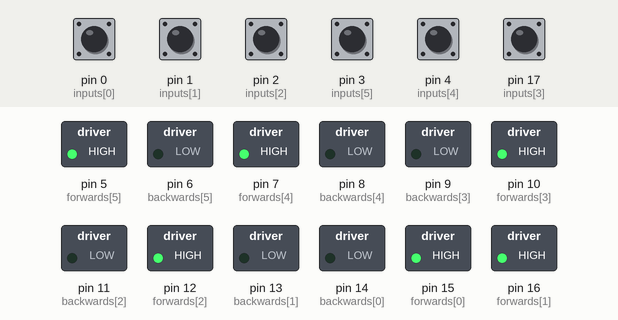
This sketch was run on a simulated Arduino Uno, built with avr-gcc and run on an emulated ATmega328P. Shown: switched loads named in the sketch (green lamp = pin HIGH). Inputs (shaded band) come from the test bench; at power-on: pin 0 (inputs[0]), pin 1 (inputs[1]), pin 2 (inputs[2]), pin 3 (inputs[5]), pin 4 (inputs[4]), pin 17 (inputs[3]) HIGH.

Above: at 1.2 s.
1.3 s: pin 0 (inputs[0]) pulled LOW for 0.15 s
At 1.37 s:
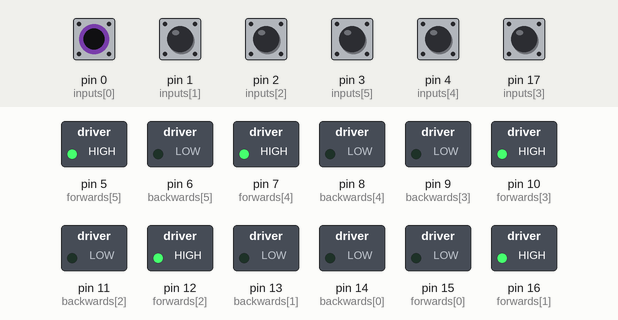
2.9 s: pin 1 (inputs[1]) pulled LOW for 0.15 s
At 2.97 s:
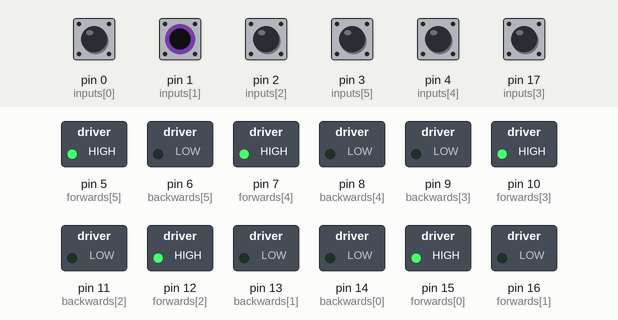
4.5 s: pin 2 (inputs[2]) pulled LOW for 0.15 s
At 4.57 s:
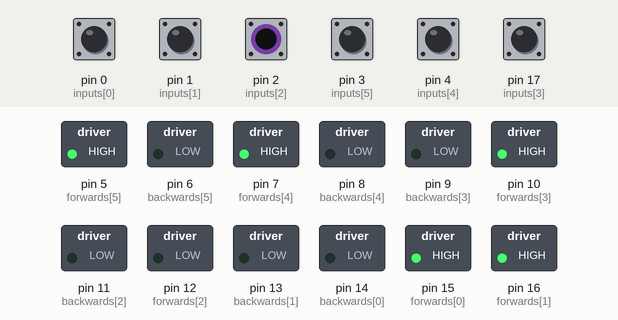
6.1 s: pin 3 (inputs[5]) pulled LOW for 0.15 s
At 6.17 s:
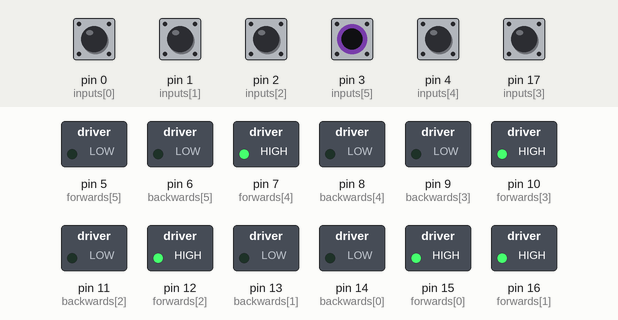
7.7 s: pin 4 (inputs[4]) pulled LOW for 0.15 s
At 7.77 s:
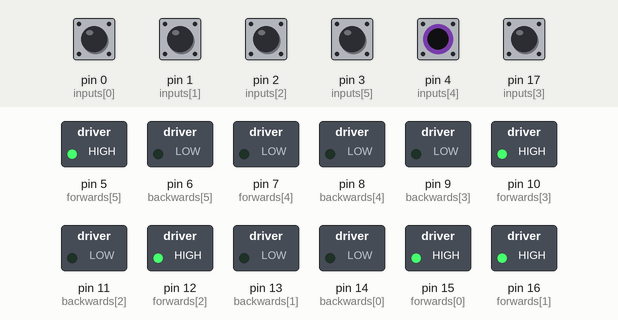
9.3 s: pin 17 (inputs[3]) pulled LOW for 0.15 s
At 9.37 s:
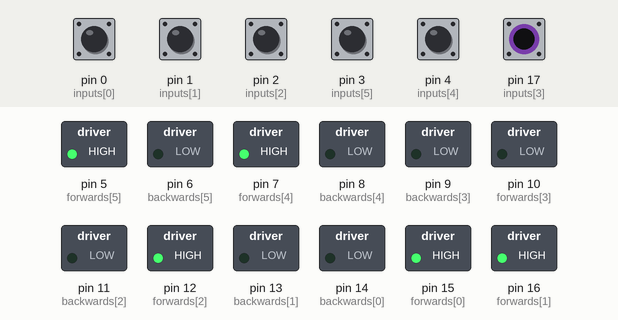
Timing chart, 0 to 11.9 s (numbered marks = the images above; inputs shaded):
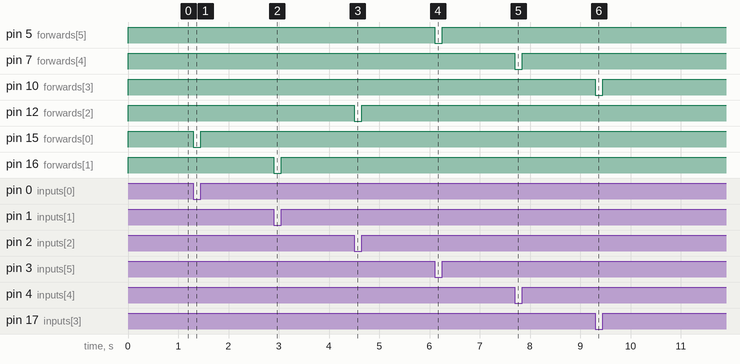

Measured:
- after the input at 1.3 s, pin 15 (forwards[0]): HIGH → LOW at once, → HIGH 0.15 s later
- after the input at 2.9 s, pin 16 (forwards[1]): HIGH → LOW at once, → HIGH 0.15 s later
- after the input at 4.5 s, pin 12 (forwards[2]): HIGH → LOW at once, → HIGH 0.15 s later
- after the input at 6.1 s, pin 5 (forwards[5]): HIGH → LOW at once, → HIGH 0.15 s later
- after the input at 7.7 s, pin 7 (forwards[4]): HIGH → LOW at once, → HIGH 0.15 s later
- after the input at 9.3 s, pin 10 (forwards[3]): HIGH → LOW at once, → HIGH 0.15 s later

The sketch:

InputCheck.ino
```cpp
/*
    Reads the inputs from the switch and RC-IN and sends them to outputs
    Switches 1 to 4 are mirrored to motor outputs 1 to 4 (4 not curently enabled)
    Inputs RC 1 and 2 are mirrored to motor outputs 5 and 6
*/

// Motor Pins
// Motor 1 | PA2 PA1 | 15 14
// Motor 2 | PA3 PC3 | 16 13
// Motor 3 | PC2 PC1 | 12 11
// Motor 4 | PC0 PB0 | 10 9
// Motor 5 | PB1 PB2 | 8 7
// Motor 6 | PB3 PB4 | 6 5

uint8_t forwards[] = {15,16,12,10,7,5};
uint8_t backwards[] = {14,13,11,9,8,6};
uint8_t inputs[] = {0,1,2,17,4,3};

void setup() {
  // Set all motor pins as outputs
  for (int i=0; i < 6; i++){
    pinMode(backwards[i], OUTPUT);
    pinMode(forwards[i], OUTPUT);
  }
  // set inputs pins
  for (int i=0; i < 6; i++){
    pinMode(inputs[i], INPUT_PULLUP);
  }
  disable_motors();
}

void loop() {
  // read all inputs and write as ouputs
  for (int i=0; i<6; i++){
    digitalWrite(forwards[i],digitalRead(inputs[i]));
  }

}

// Pulls all the motor outputs low to turn them off
void disable_motors(){
  for (int i=0; i < 6; i++){
    digitalWrite(forwards[i],0);
    digitalWrite(backwards[i],0);
  }
}
```
